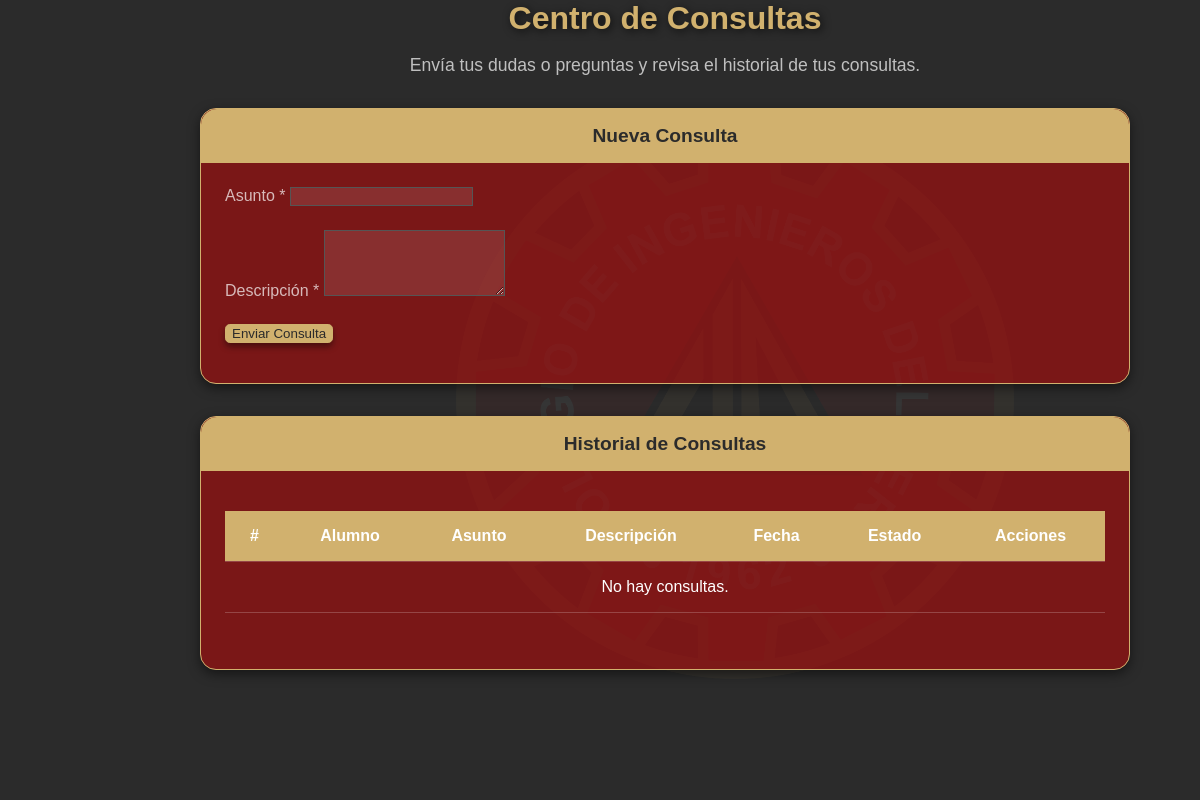
Before: /views/contents/consultas-view.php with the older database file.
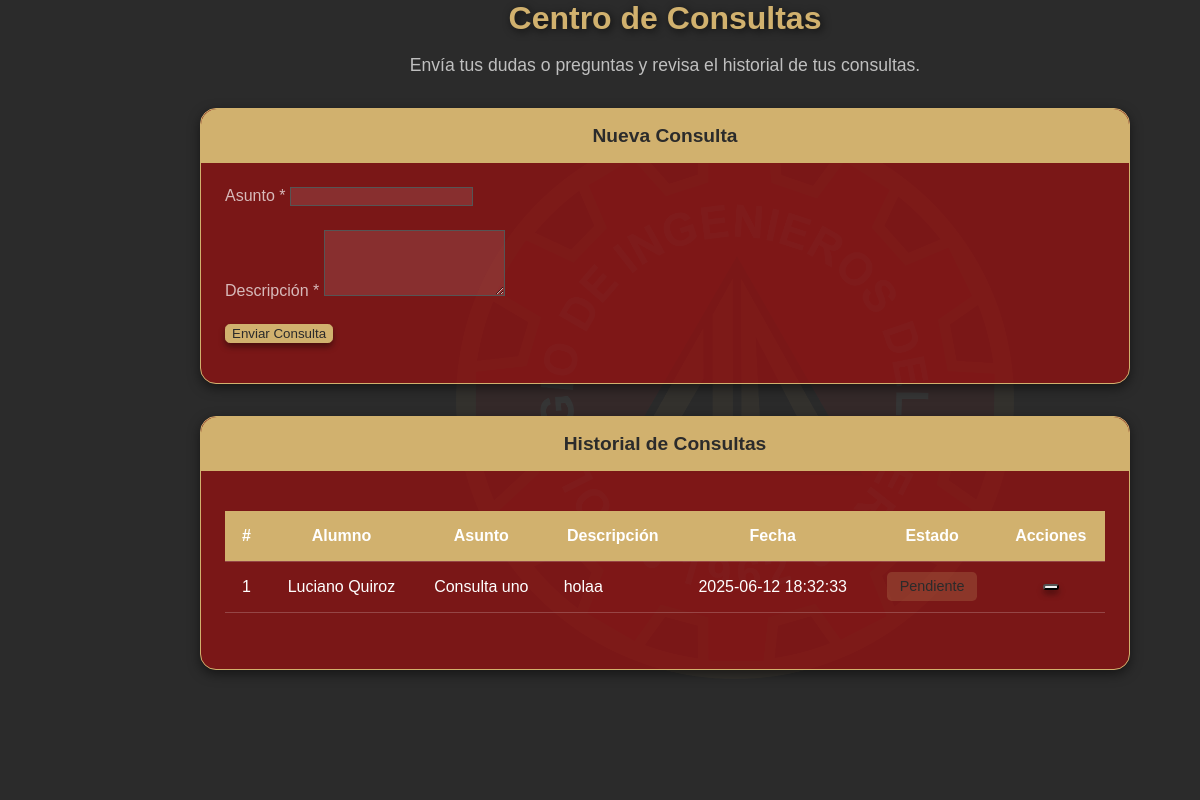
After: the same page with the newer database file.
### tables this page shows
CREATE TABLE `consultas` (
  `id` int(7) NOT NULL,
  `CodigoEstudiante` varchar(70) NOT NULL,
  `Fecha` datetime NOT NULL DEFAULT current_timestamp(),
  `Asunto` varchar(255) NOT NULL,
  `Mensaje` text NOT NULL,
  `Estado` enum('pendiente','respondido') NOT NULL DEFAULT 'pendiente'
);

CREATE TABLE `estudiante` (
  `Codigo` varchar(70) NOT NULL,
  `Nombres` varchar(70) NOT NULL,
  `Apellidos` varchar(70) NOT NULL,
  `Email` varchar(70) NOT NULL
);

### views/contents/consultas-view.php (the view, shortened to what this page needs)
<?php
try {
    $pdo = new PDO('mysql:host=127.0.0.1;dbname=plataformavirtual;charset=utf8', 'root', '');
    $pdo->setAttribute(PDO::ATTR_ERRMODE, PDO::ERRMODE_EXCEPTION);
} catch (Exception $e) {
    die('Error de conexión: ' . $e->getMessage());
}
$perPage    = 10;
$page       = max(1, intval($_GET['page'] ?? 1));
$start      = ($page - 1) * $perPage;
$stmt = $pdo->prepare(
    "SELECT c.id, e.Nombres, e.Apellidos, c.Asunto, c.Mensaje, c.Fecha, c.Estado
     FROM consultas c
     JOIN estudiante e ON c.CodigoEstudiante = e.Codigo
     ORDER BY c.Fecha DESC
     LIMIT :start, :limit"
);
$stmt->bindValue(':start', $start, PDO::PARAM_INT);
$stmt->bindValue(':limit', $perPage, PDO::PARAM_INT);
$stmt->execute();
$consultas = $stmt->fetchAll(PDO::FETCH_ASSOC);
?>
<div class="dashboard-banner"></div>
<section class="dashboard-contentPage">
  <div class="page-header">
    <h1><i class="zmdi zmdi-email"></i> Centro de Consultas</h1>
    <p>Envía tus dudas o preguntas y revisa el historial de tus consultas.</p>
  </div>
  <div class="panel">
    <div class="panel-heading"><i class="zmdi zmdi-mail-send"></i> Nueva Consulta</div>
    <div class="panel-body">
      <form action="" method="POST" class="form-neon">
        <div class="form-group label-floating">
          <label class="control-label">Asunto *</label>
          <input name="asunto" type="text" class="form-control" required>
        </div>
        <div class="form-group label-floating">
          <label class="control-label">Descripción *</label>
          <textarea name="descripcion" class="form-control" rows="4" required></textarea>
        </div>
        <p class="text-center">
          <button type="submit" class="btn btn-raised btn-success">
            <i class="zmdi zmdi-mail-send"></i> Enviar Consulta
          </button>
        </p>
      </form>
    </div>
  </div>
  <div class="panel">
    <div class="panel-heading"><i class="zmdi zmdi-folder"></i> Historial de Consultas</div>
    <div class="panel-body">
      <div class="table-responsive">
        <table class="table">
          <thead>
            <tr>
              <th>#</th>
              <th>Alumno</th>
              <th>Asunto</th>
              <th>Descripción</th>
              <th>Fecha</th>
              <th>Estado</th>
              <th>Acciones</th>
            </tr>
          </thead>
          <tbody>
            <?php if ($consultas): $i = $start + 1; foreach ($consultas as $row): ?>
            <tr>
              <td><?= $i++ ?></td>
              <td><?= "{$row['Nombres']} {$row['Apellidos']}" ?></td>
              <td><?= htmlspecialchars($row['Asunto'], ENT_QUOTES, 'UTF-8') ?></td>
              <td style="max-width:200px; white-space: normal; text-align:left;">
                <?= nl2br(htmlspecialchars($row['Mensaje'], ENT_QUOTES, 'UTF-8')) ?>
              </td>
              <td><?= $row['Fecha'] ?></td>
              <td>
                <span class="label <?= $row['Estado']==='pendiente'?'label-warning':'label-success' ?>">
                  <?= ucfirst($row['Estado']) ?>
                </span>
              </td>
              <td>
                <button class="btn btn-danger btn-raised btn-xs"
                        onclick="deleteConsulta(<?= $row['id'] ?>)">
                </button>
              </td>
            </tr>
            <?php endforeach; else: ?>
            <tr>
              <td colspan="7">No hay consultas.</td>
            </tr>
            <?php endif; ?>
          </tbody>
        </table>
      </div>
    </div>
  </div>
</section>

Changed rows visible on the page:
added consultas: CodigoEstudiante.Nombres "Luciano", CodigoEstudiante.Apellidos "Quiroz", Asunto "Consulta uno", Mensaje "holaa", Fecha "2025-06-12 18:32:33", Estado "Pendiente"
Other visible differences:
text no longer shown: "No hay consultas."
